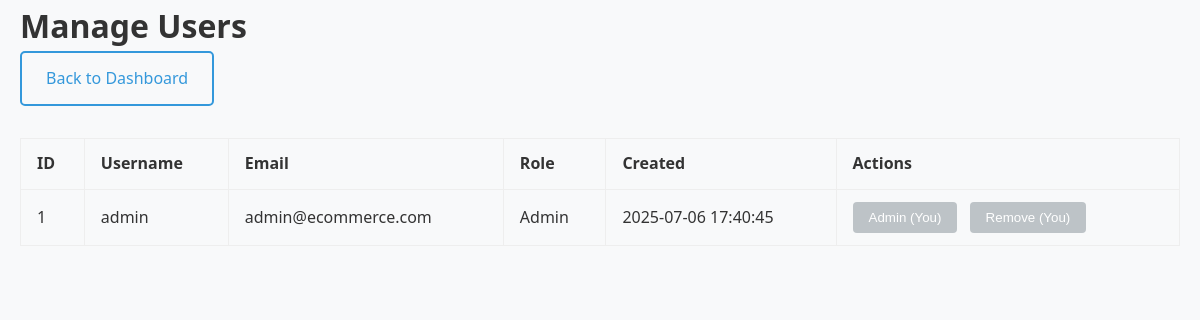
The page /admin/users.php (signed in) on the database its author committed.
### tables this page shows
CREATE TABLE users (
    id INT PRIMARY KEY AUTO_INCREMENT,
    username VARCHAR(50) UNIQUE NOT NULL,
    email VARCHAR(100) UNIQUE NOT NULL,
    password_hash VARCHAR(255) NOT NULL,
    first_name VARCHAR(50),
    last_name VARCHAR(50),
    phone VARCHAR(20),
    address TEXT,
    city VARCHAR(50),
    state VARCHAR(50),
    zip_code VARCHAR(20),
    country VARCHAR(50),
    is_admin BOOLEAN DEFAULT FALSE,
    created_at TIMESTAMP DEFAULT CURRENT_TIMESTAMP
);

### admin/users.php (the view, shortened to what this page needs)
<?php
$pdo = getDBConnection();
$stmt = $pdo->query('SELECT id, username, email, is_admin, created_at FROM users ORDER BY created_at DESC');
$users = $stmt->fetchAll();
?>
<!DOCTYPE html>
<html lang="en">
<head>
    <link rel="stylesheet" href="../assets/css/style.css">
    <link href="https://cdnjs.cloudflare.com/ajax/libs/font-awesome/6.0.0/css/all.min.css" rel="stylesheet">
</head>
<body>
    <div class="container">
        <h1>Manage Users</h1>
        <a href="dashboard.php" class="btn btn-outline">Back to Dashboard</a>
        <table class="admin-table">
            <thead>
                <tr>
                    <th>ID</th>
                    <th>Username</th>
                    <th>Email</th>
                    <th>Role</th>
                    <th>Created</th>
                    <th>Actions</th>
                </tr>
            </thead>
            <tbody>
                <?php foreach ($users as $user): ?>
                <tr>
                    <td><?php echo $user['id']; ?></td>
                    <td><?php echo htmlspecialchars($user['username']); ?></td>
                    <td><?php echo htmlspecialchars($user['email']); ?></td>
                    <td><?php echo $user['is_admin'] ? 'Admin' : 'User'; ?></td>
                    <td><?php echo $user['created_at']; ?></td>
                    <td>
                        <?php if (!$user['is_admin']): ?>
                        <form method="POST" style="display:inline;">
                            <input type="hidden" name="promote_user_id" value="<?php echo $user['id']; ?>">
                            <button type="submit" class="promote-btn">Make Admin</button>
                        </form>
                        <?php else: ?>
                        <button class="demote-btn" disabled>Admin (You)</button>
                        <?php endif; ?>
                        <?php if ($user['id'] !== $_SESSION['user_id']): ?>
                        <form method="POST" style="display:inline;" onsubmit="return confirm('Are you sure you want to remove this user?');">
                            <input type="hidden" name="remove_user_id" value="<?php echo $user['id']; ?>">
                            <button type="submit" class="remove-btn">Remove</button>
                        </form>
                        <?php else: ?>
                        <button class="remove-btn" disabled>Remove (You)</button>
                        <?php endif; ?>
                    </td>
                </tr>
                <?php endforeach; ?>
            </tbody>
        </table>
    </div>
</body>
</html>

### assets/css/style.css (style rules this page uses)
* { margin: 0; padding: 0; box-sizing: border-box; }
body { font-family: 'Segoe UI', Tahoma, Geneva, Verdana, sans-serif; line-height: 1.6; color: #333; background-color: #f8f9fa; }
.container { max-width: 1200px; margin: 0 auto; padding: 0 20px; }
.btn { display: inline-block; padding: 0.8rem 1.5rem; text-decoration: none; border-radius: 5px; font-weight: 500; text-align: center; transition: all 0.3s ease; border: none; cursor: pointer; font-size: 1rem; }
.btn-outline { background: transparent; color: #3498db; border: 2px solid #3498db; }

### admin/users.php (style rules this page uses)
.admin-table { width: 100%; border-collapse: collapse; margin-top: 2rem; }
.admin-table th, .admin-table td { padding: 0.75rem 1rem; border: 1px solid #eee; text-align: left; }
.admin-table th { background: #f8f9fa; }
.promote-btn, .demote-btn, .remove-btn { background: #27ae60; color: #fff; border: none; padding: 0.5rem 1rem; border-radius: 4px; cursor: pointer; margin-right: 0.5rem; }
.demote-btn { background: #f39c12; }
.remove-btn { background: #e74c3c; }
.promote-btn[disabled], .demote-btn[disabled], .remove-btn[disabled] { background: #bdc3c7; cursor: not-allowed; }

### rows shown on the page
users: id "1", username "admin", email "admin@ecommerce.com", is_admin "Admin", created_at "2025-07-06 17:40:45", shows "Remove (You)"
